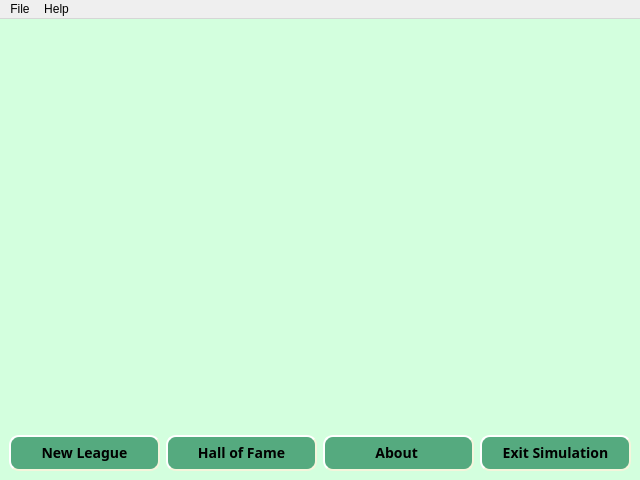
<?xml version="1.0" encoding="UTF-8"?>
<ui version="4.0">
 <class>MainWindow</class>
 <widget class="QMainWindow" name="MainWindow">
  <property name="geometry">
   <rect>
    <x>0</x>
    <y>0</y>
    <width>640</width>
    <height>480</height>
   </rect>
  </property>
  <property name="minimumSize">
   <size>
    <width>320</width>
    <height>240</height>
   </size>
  </property>
  <property name="windowTitle">
   <string>League Simulation</string>
  </property>
  <property name="windowIcon">
   <iconset resource="assets/img/1.qrc">
    <normaloff>:/newPrefix/ball.ico</normaloff>:/newPrefix/ball.ico</iconset>
  </property>
  <property name="styleSheet">
   <string notr="true"/>
  </property>
  <property name="tabShape">
   <enum>QTabWidget::Triangular</enum>
  </property>
  <widget class="QWidget" name="centralwidget">
   <property name="styleSheet">
    <string notr="true">QWidget{
background-color:rgb(211, 255, 222);
}</string>
   </property>
   <layout class="QVBoxLayout" name="verticalLayout_2">
    <item>
     <layout class="QVBoxLayout" name="verticalLayout">
      <item>
       <widget class="QLabel" name="label">
        <property name="minimumSize">
         <size>
          <width>620</width>
          <height>320</height>
         </size>
        </property>
        <property name="text">
         <string/>
        </property>
        <property name="pixmap">
         <pixmap resource="assets/img/1.qrc">:/newPrefix/Lab.jpg</pixmap>
        </property>
        <property name="scaledContents">
         <bool>true</bool>
        </property>
       </widget>
      </item>
      <item>
       <layout class="QHBoxLayout" name="horizontalLayout">
        <property name="sizeConstraint">
         <enum>QLayout::SetMaximumSize</enum>
        </property>
        <item>
         <widget class="QPushButton" name="btn_new">
          <property name="font">
           <font>
            <family>Segoe Print</family>
            <pointsize>-1</pointsize>
            <italic>false</italic>
            <bold>true</bold>
           </font>
          </property>
          <property name="styleSheet">
           <string notr="true">QPushButton {
    background-color:rgb(85, 170, 127);
    border-style: outset;
    border-width: 2px;
    border-radius: 10px;
    border-color: beige;
    font: bold 14px;
    min-width: 5em;
    padding: 6px;
}
QPushButton:pressed {
    background-color: rgb(224, 0, 0);
    border-style: inset;
}</string>
          </property>
          <property name="text">
           <string>New League</string>
          </property>
          <property name="flat">
           <bool>false</bool>
          </property>
         </widget>
        </item>
        <item>
         <widget class="QPushButton" name="btn_hof">
          <property name="font">
           <font>
            <family>Segoe Print</family>
            <pointsize>-1</pointsize>
            <italic>false</italic>
            <bold>true</bold>
           </font>
          </property>
          <property name="styleSheet">
           <string notr="true">QPushButton {
    background-color:rgb(85, 170, 127);
    border-style: outset;
    border-width: 2px;
    border-radius: 10px;
    border-color: beige;
    font: bold 14px;
    min-width: 5em;
    padding: 6px;
}
QPushButton:pressed {
    background-color: rgb(224, 0, 0);
    border-style: inset;
}</string>
          </property>
          <property name="text">
           <string>Hall of Fame</string>
          </property>
          <property name="flat">
           <bool>false</bool>
          </property>
         </widget>
        </item>
        <item>
         <widget class="QPushButton" name="btn_about">
          <property name="font">
           <font>
            <family>Segoe Print</family>
            <pointsize>-1</pointsize>
            <italic>false</italic>
            <bold>true</bold>
           </font>
          </property>
          <property name="styleSheet">
           <string notr="true">QPushButton {
    background-color:rgb(85, 170, 127);
    border-style: outset;
    border-width: 2px;
    border-radius: 10px;
    border-color: beige;
    font: bold 14px;
    min-width: 5em;
    padding: 6px;
}
QPushButton:pressed {
    background-color: rgb(224, 0, 0);
    border-style: inset;
}</string>
          </property>
          <property name="text">
           <string>About </string>
          </property>
          <property name="flat">
           <bool>false</bool>
          </property>
         </widget>
        </item>
        <item>
         <widget class="QPushButton" name="btn_exit">
          <property name="font">
           <font>
            <family>Segoe Print</family>
            <pointsize>-1</pointsize>
            <italic>false</italic>
            <bold>true</bold>
           </font>
          </property>
          <property name="styleSheet">
           <string notr="true">QPushButton {
    background-color:rgb(85, 170, 127);
    border-style: outset;
    border-width: 2px;
    border-radius: 10px;
    border-color: beige;
    font: bold 14px;
    min-width: 5em;
    padding: 6px;
}
QPushButton:pressed {
    background-color: rgb(224, 0, 0);
    border-style: inset;
}</string>
          </property>
          <property name="text">
           <string>Exit Simulation</string>
          </property>
          <property name="flat">
           <bool>false</bool>
          </property>
         </widget>
        </item>
       </layout>
      </item>
     </layout>
    </item>
   </layout>
  </widget>
  <widget class="QMenuBar" name="menubar">
   <property name="geometry">
    <rect>
     <x>0</x>
     <y>0</y>
     <width>640</width>
     <height>22</height>
    </rect>
   </property>
   <widget class="QMenu" name="menuFile">
    <property name="title">
     <string>File</string>
    </property>
    <addaction name="actionNew_League"/>
    <addaction name="actionShow_Hall_of_Fame"/>
    <addaction name="separator"/>
    <addaction name="actionExit"/>
   </widget>
   <widget class="QMenu" name="menuHelp">
    <property name="title">
     <string>Help</string>
    </property>
    <addaction name="actionTutorial"/>
    <addaction name="actionAbout"/>
   </widget>
   <addaction name="menuFile"/>
   <addaction name="menuHelp"/>
  </widget>
  <action name="actionNew_League">
   <property name="icon">
    <iconset resource="../../../../Downloads/fugue-icons-3.5.6-src/icons/icons.qrc">
     <normaloff>:/newPrefix/new-text.png</normaloff>:/newPrefix/new-text.png</iconset>
   </property>
   <property name="text">
    <string>New League</string>
   </property>
   <property name="shortcut">
    <string>Alt+N</string>
   </property>
  </action>
  <action name="actionLoad_results">
   <property name="icon">
    <iconset resource="../../../../Downloads/fugue-icons-3.5.6-src/icons/icons.qrc">
     <normaloff>:/newPrefix/folder-open-table.png</normaloff>:/newPrefix/folder-open-table.png</iconset>
   </property>
   <property name="text">
    <string>Load Results</string>
   </property>
   <property name="shortcut">
    <string>Alt+L</string>
   </property>
  </action>
  <action name="actionShow_Hall_of_Fame">
   <property name="icon">
    <iconset resource="../../../../Downloads/fugue-icons-3.5.6-src/icons/icons.qrc">
     <normaloff>:/newPrefix/trophy.png</normaloff>:/newPrefix/trophy.png</iconset>
   </property>
   <property name="text">
    <string>Show Hall of Fame</string>
   </property>
  </action>
  <action name="actionExit">
   <property name="icon">
    <iconset resource="../../../../Downloads/fugue-icons-3.5.6-src/icons/icons.qrc">
     <normaloff>:/newPrefix/cross-script.png</normaloff>:/newPrefix/cross-script.png</iconset>
   </property>
   <property name="text">
    <string>Exit</string>
   </property>
   <property name="shortcut">
    <string>Ctrl+E</string>
   </property>
  </action>
  <action name="actionTutorial">
   <property name="icon">
    <iconset resource="../../../../Downloads/fugue-icons-3.5.6-src/icons/icons.qrc">
     <normaloff>:/newPrefix/stickman-smiley-question.png</normaloff>:/newPrefix/stickman-smiley-question.png</iconset>
   </property>
   <property name="text">
    <string>Tutorial</string>
   </property>
  </action>
  <action name="actionAbout">
   <property name="icon">
    <iconset resource="../../../../Downloads/fugue-icons-3.5.6-src/icons/icons.qrc">
     <normaloff>:/newPrefix/information-button.png</normaloff>:/newPrefix/information-button.png</iconset>
   </property>
   <property name="text">
    <string>About</string>
   </property>
  </action>
 </widget>
 <resources>
  <include location="../../../../Downloads/fugue-icons-3.5.6-src/icons/icons.qrc"/>
  <include location="assets/img/1.qrc"/>
 </resources>
 <connections/>
</ui>
